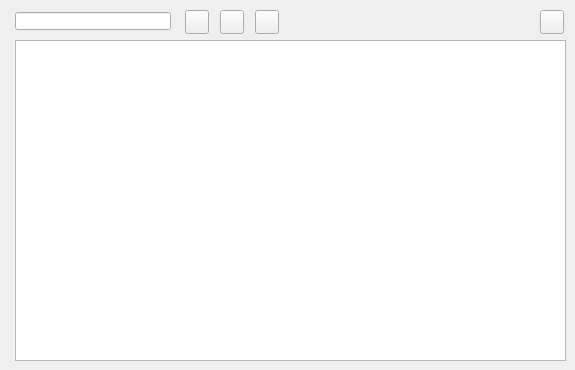
    <widget class="QWidget" name="tab_7">
     <attribute name="title">
      <string>Element</string>
     </attribute>
     <widget class="QTableView" name="tbl_element">
      <property name="geometry">
       <rect>
        <x>15</x>
        <y>40</y>
        <width>551</width>
        <height>321</height>
       </rect>
      </property>
      <property name="sortingEnabled">
       <bool>true</bool>
      </property>
     </widget>
     <widget class="QPushButton" name="btn_insert">
      <property name="geometry">
       <rect>
        <x>185</x>
        <y>10</y>
        <width>24</width>
        <height>24</height>
       </rect>
      </property>
      <property name="toolTip">
       <string>&lt;html&gt;&lt;head/&gt;&lt;body&gt;&lt;p&gt;Link element&lt;/p&gt;&lt;/body&gt;&lt;/html&gt;</string>
      </property>
      <property name="text">
       <string/>
      </property>
      <property name="icon">
       <iconset>
        <normaloff>../icons/111b.png</normaloff>../icons/111b.png</iconset>
      </property>
      <property name="iconSize">
       <size>
        <width>22</width>
        <height>22</height>
       </size>
      </property>
     </widget>
     <widget class="QPushButton" name="btn_delete">
      <property name="geometry">
       <rect>
        <x>220</x>
        <y>10</y>
        <width>24</width>
        <height>24</height>
       </rect>
      </property>
      <property name="toolTip">
       <string>&lt;html&gt;&lt;head/&gt;&lt;body&gt;&lt;p&gt;unlink element&lt;/p&gt;&lt;/body&gt;&lt;/html&gt;</string>
      </property>
      <property name="text">
       <string/>
      </property>
      <property name="icon">
       <iconset>
        <normaloff>../icons/112b.png</normaloff>../icons/112b.png</iconset>
      </property>
      <property name="iconSize">
       <size>
        <width>22</width>
        <height>22</height>
       </size>
      </property>
     </widget>
     <widget class="QPushButton" name="open_element">
      <property name="geometry">
       <rect>
        <x>540</x>
        <y>10</y>
        <width>24</width>
        <height>24</height>
       </rect>
      </property>
      <property name="toolTip">
       <string>&lt;html&gt;&lt;head/&gt;&lt;body&gt;&lt;p&gt;Element data&lt;/p&gt;&lt;/body&gt;&lt;/html&gt;</string>
      </property>
      <property name="text">
       <string/>
      </property>
      <property name="icon">
       <iconset>
        <normaloff>../icons/134b.png</normaloff>../icons/134b.png</iconset>
      </property>
      <property name="iconSize">
       <size>
        <width>22</width>
        <height>22</height>
       </size>
      </property>
     </widget>
     <widget class="QLineEdit" name="element_id">
      <property name="geometry">
       <rect>
        <x>15</x>
        <y>12</y>
        <width>156</width>
        <height>18</height>
       </rect>
      </property>
     </widget>
     <widget class="QPushButton" name="new_element">
      <property name="geometry">
       <rect>
        <x>255</x>
        <y>10</y>
        <width>24</width>
        <height>24</height>
       </rect>
      </property>
      <property name="toolTip">
       <string>&lt;html&gt;&lt;head/&gt;&lt;body&gt;&lt;p&gt;New element&lt;/p&gt;&lt;/body&gt;&lt;/html&gt;</string>
      </property>
      <property name="text">
       <string/>
      </property>
      <property name="icon">
       <iconset>
        <normaloff>../icons/131b.png</normaloff>../icons/131b.png</iconset>
      </property>
      <property name="iconSize">
       <size>
        <width>22</width>
        <height>22</height>
       </size>
      </property>
     </widget>
    </widget>
